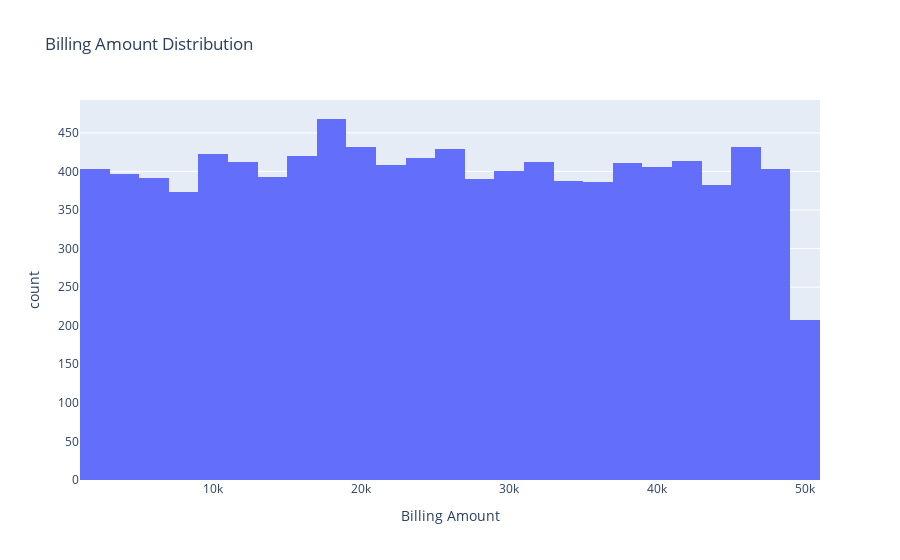

The cell this chart's notebook holds for it:
### Code cell
# Plot histogram for the 'Billing Amount' column
fig = px.histogram(data, x='Billing Amount', title='Billing Amount Distribution', nbins=30)
fig.show()

### Figure 1 — Plotly figure (JSON) as saved in the notebook; plotly's stock layout.template omitted (floating-point values rounded to 4 significant figures; data arrays with more than 128 entries replaced by an {"elided": "..."} marker saying what was removed)
{"data": [{"bingroup": "x", "hovertemplate": "Billing Amount=%{x}<br>count=%{y}<extra></extra>", "legendgroup": "", "marker": {"color": "#636efa", "pattern": {"shape": ""}}, "name": "", "nbinsx": 30, "orientation": "v", "showlegend": false, "type": "histogram", "x": {"elided": "10000 float values"}, "xaxis": "x", "yaxis": "y"}], "layout": {"barmode": "relative", "legend": {"tracegroupgap": 0}, "title": {"text": "Billing Amount Distribution"}, "xaxis": {"anchor": "y", "domain": [0, 1], "title": {"text": "Billing Amount"}}, "yaxis": {"anchor": "x", "domain": [0, 1], "title": {"text": "count"}}}}
